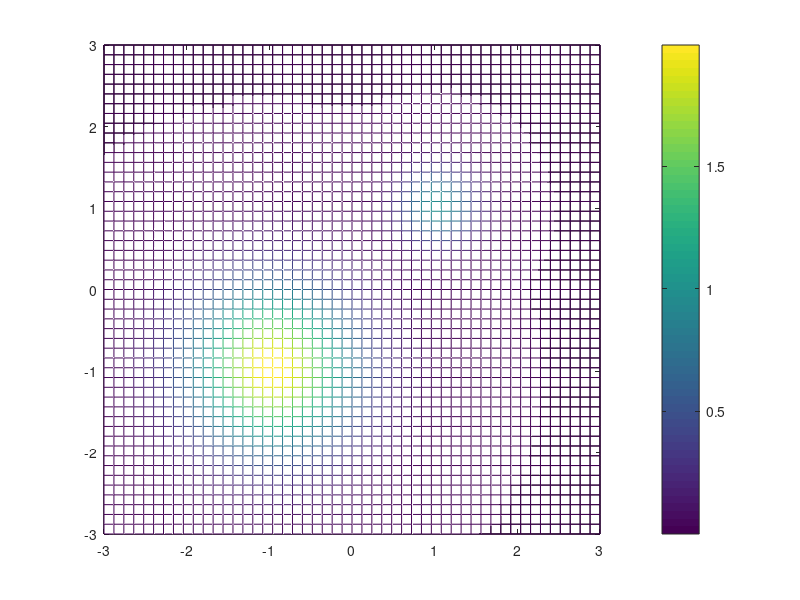

Write MATLAB code to recreate this figure.
%%
x = 1:3;
y = 1:4;
[xx,yy] = meshgrid(x,y)
%%
% 
x = linspace(-3,3,51);
y = linspace(-3,3,51);
[XX,YY] = meshgrid(x,y);
plot(XX,YY(:,1),'k')
hold on
plot(XX(1,:),YY','k')

expo1 = -((XX+1).^2 + (YY+1).^2);
expo2 = -5*((XX-1).^2 + (YY-1).^2);
f = 2*exp(expo1) + exp(expo2);
mesh(x,y,f), axis tight


colorbar









